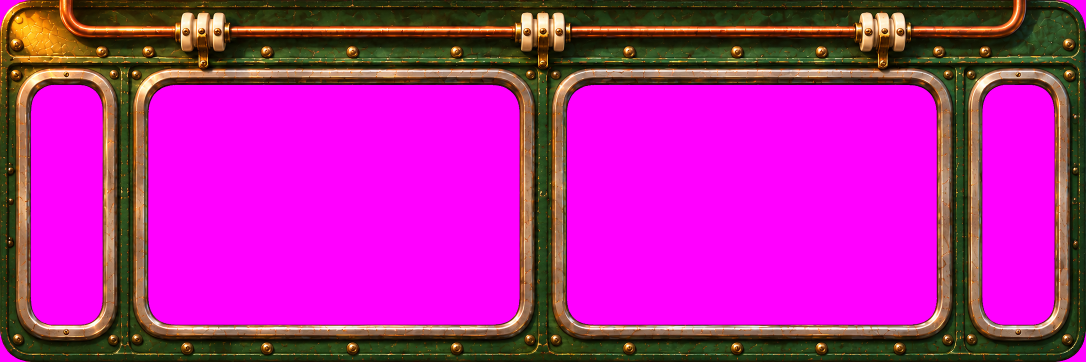
#> input picture tools/art_sources/inbox/P34_electric_cab_parts/electric_window_wall.png, 2172 x 724 px (shown at 1/2 size)
$ python cut_electric_cab.py
#> lines starting #> are read from the running program, lines starting #| are printed output that depends on the picture; after the words box and inside, x2 and y2 are one past the last pixel; in counts of white or black regions, pixels touching at a corner belong together
### tools/art_intake.py
#!/usr/bin/env python3
# -*- coding: utf-8 -*-
"""Приёмка картинок от GPT для «Лесной колеи» (Веха 9, В9.4).

Папки в tools/art_sources/:
  briefs/<пакет>/    комплект для GPT (BRIEF_RU.md, кадры-образцы, PROMPTS_FOR_GPT.txt)
  inbox/<пакет>/     сюда владелец кладёт файлы от GPT (любые имена в inbox/_unsorted/)
  accepted/<пакет>/  результат: вырезанный фон, обрезка, листы нарезаны на ячейки
  rejected/<пакет>/  что вернули и почему (reason.txt)
  reports/           отчёты приёмки и контактные листы
  art_tracker.json   статусы всех картинок

Команды:
  python tools/art_intake.py status
  python tools/art_intake.py scan [пакет]       проверить входящие, ничего не менять
  python tools/art_intake.py process [пакет]    вырезать фон, обрезать, нарезать листы, обновить трекер
  python tools/art_intake.py prompts <пакет>    собрать briefs/<пакет>/PROMPTS_FOR_GPT.txt из BRIEF_RU.md
  python tools/art_intake.py assign <файл из _unsorted> <id картинки>   положить файл под ожидаемым именем
  python tools/art_intake.py accept <id> | reject <id> "причина"
"""
import argparse
import datetime
import json
import re
import shutil
import sys
from pathlib import Path

import numpy as np
from PIL import Image, ImageDraw

HERE = Path(__file__).resolve().parent
DEFAULT_ROOT = HERE / "art_sources"
IMG_EXT = {".png", ".jpg", ".jpeg", ".webp"}
FORMATS = {"1:1": 1.0, "3:2": 1.5, "2:3": 2.0 / 3.0}
MARGIN_WARN = 0.03          # доля стороны: ближе к краю считаем «обрезано»
KEY_NEAR, KEY_FAR = 70.0, 150.0   # расстояние до цвета ключа: ниже полностью прозрачно, выше полностью видно


# ---------------------------------------------------------------- tracker
def load_tracker(root):
    p = root / "art_tracker.json"
    return json.loads(p.read_text(encoding="utf-8")) if p.exists() else {"schema": 1, "packages": {}, "assets": []}


def save_tracker(root, tr):
    (root / "art_tracker.json").write_text(json.dumps(tr, ensure_ascii=False, indent=1) + "\n", encoding="utf-8", newline="\n")


def assets_of(tr, pkg):
    return [a for a in tr["assets"] if pkg is None or a["package"] == pkg]


def packages_of(tr, pkg):
    return [pkg] if pkg else sorted({a["package"] for a in tr["assets"]})


# [5 lines left out: function pkg_dir_name, not called in this run]


# ---------------------------------------------------------------- image helpers
def load_rgba(path):
    im = Image.open(path)
#> im is the input picture: PIL image 2172x724 RGB; mean R, G, B 178.3, 34.6, 155
    im.load()
    return im.convert("RGBA")


# [39 lines left out: functions border_pixels, detect_background, not called in this run]


def key_alpha(arr, kind):
#> called with kind = 'magenta'
    rgb = arr[:, :, :3].astype(np.float32)
    if kind == "magenta":
        d = np.sqrt((rgb[:, :, 0] - 255) ** 2 + rgb[:, :, 1] ** 2 + (rgb[:, :, 2] - 255) ** 2)
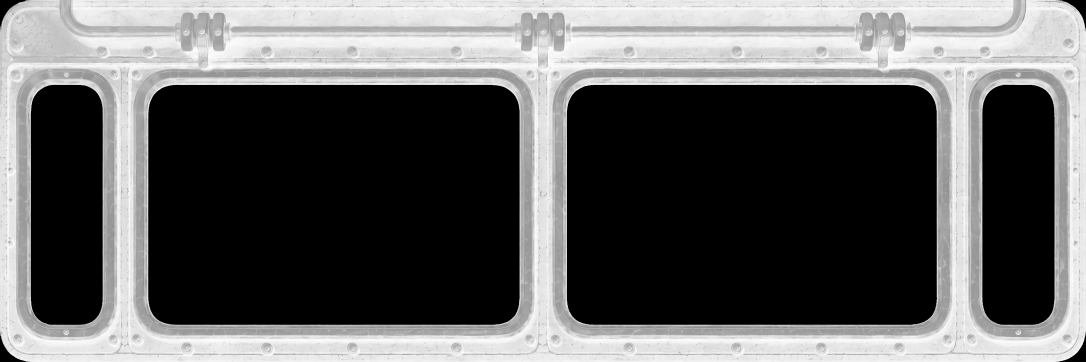
#> d: shape (724, 2172) float32 (shown at 1/2 size); min 0, max 360.9, mean 137.6; drawn with min black and max white
        a = np.clip((d - KEY_NEAR) / (KEY_FAR - KEY_NEAR), 0.0, 1.0)
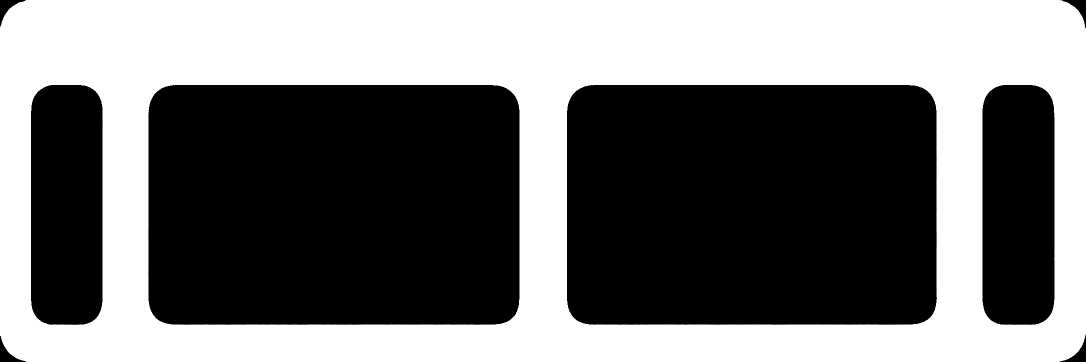
#> a: shape (724, 2172) float32 (shown at 1/2 size); min 0, max 1, mean 0.464
    elif kind == "black":
        a = np.clip(rgb.max(axis=2) / 255.0 * 1.15, 0.0, 1.0)
    else:
        a = arr[:, :, 3].astype(np.float32) / 255.0
    return a


def dilate(mask, n):
#> called with n = 3
    out = mask.copy()
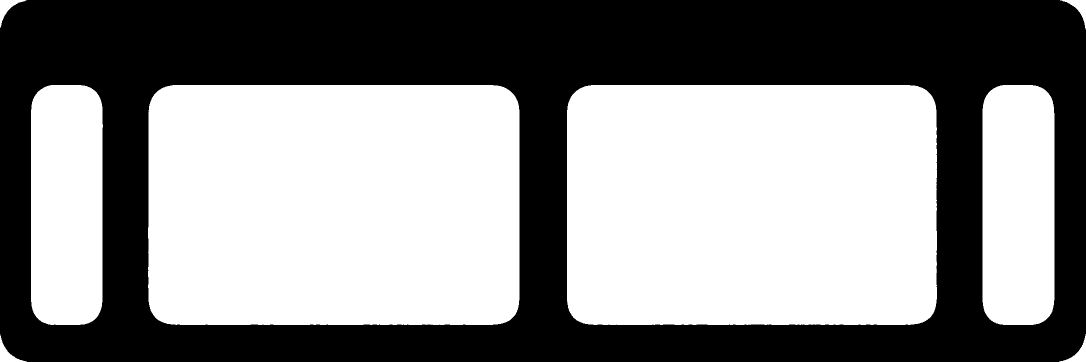
#> out: shape (724, 2172) bool (shown at 1/2 size); 53.6% white; 1 black region, box (x1, y1, x2, y2) and area: (0, 0, 2172, 724) 728946
    for _ in range(n):
        p = np.pad(out, 1, mode="edge")
        out = out | p[:-2, 1:-1] | p[2:, 1:-1] | p[1:-1, :-2] | p[1:-1, 2:]
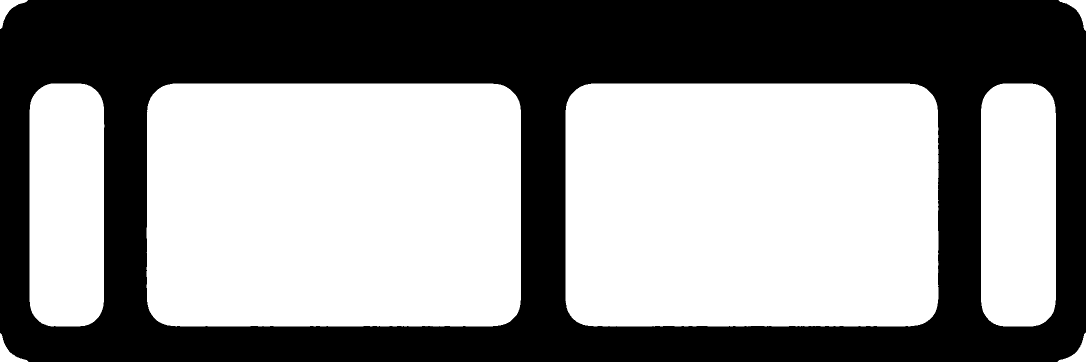
#> out: shape (724, 2172) bool (shown at 1/2 size); 55% white; 1 black region, box (x1, y1, x2, y2) and area: (0, 0, 2172, 724) 707190
    return out


def apply_key(img, kind):
    """Возвращает RGBA с вырезанным фоном. magenta: альфа по расстоянию + снятие розовой каймы; black: свет в альфу."""
    arr = np.array(img.convert("RGBA"))
    if kind in ("transparent", "other", "full-bleed"):
        return Image.fromarray(arr, "RGBA")
    a = key_alpha(arr, kind)
    rgb = arr[:, :, :3].astype(np.float32)
    if kind == "magenta":
        edge = dilate(a < 0.98, 3)
        spill = np.maximum(0.0, np.minimum(rgb[:, :, 0], rgb[:, :, 2]) - rgb[:, :, 1])
        k = np.where(edge, 0.9, 0.0)
        rgb[:, :, 0] -= spill * k
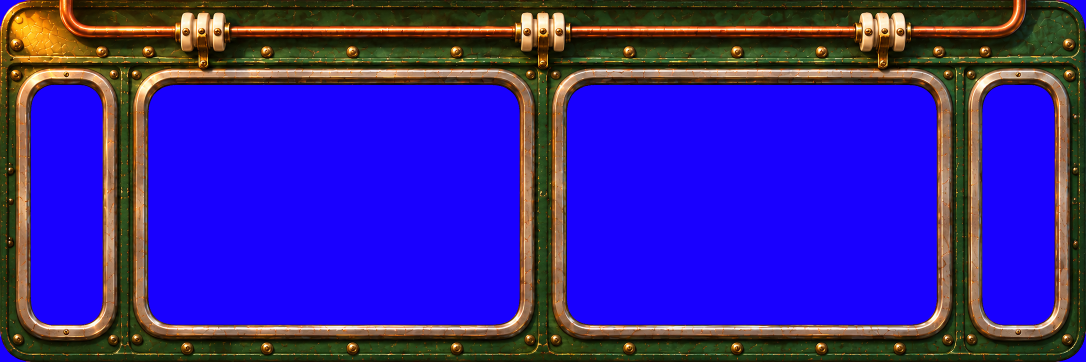
#> rgb: shape (724, 2172, 3) float32 (shown at 1/2 size); mean R, G, B 54.3, 34.6, 155.5
        rgb[:, :, 2] -= spill * k
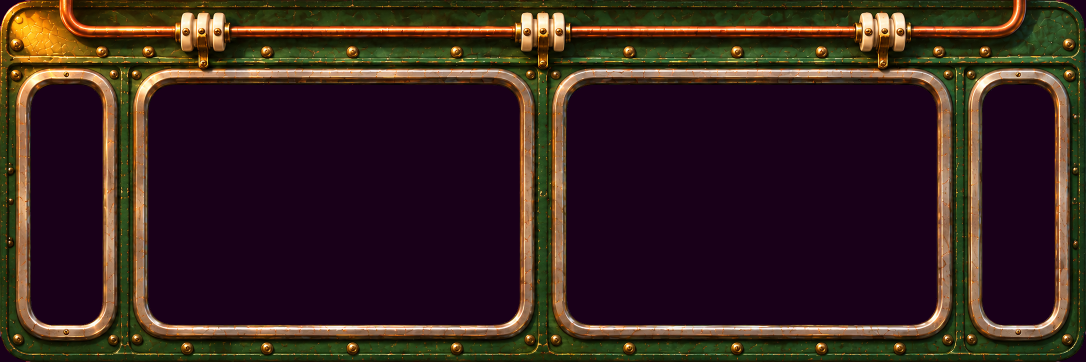
#> rgb: shape (724, 2172, 3) float32 (shown at 1/2 size); mean R, G, B 54.3, 34.6, 31.7
    else:
        safe = np.maximum(a, 1e-3)[:, :, None]
        rgb = np.clip(rgb / safe, 0, 255)
    out = np.dstack([np.clip(rgb, 0, 255), a * 255.0]).astype(np.uint8)
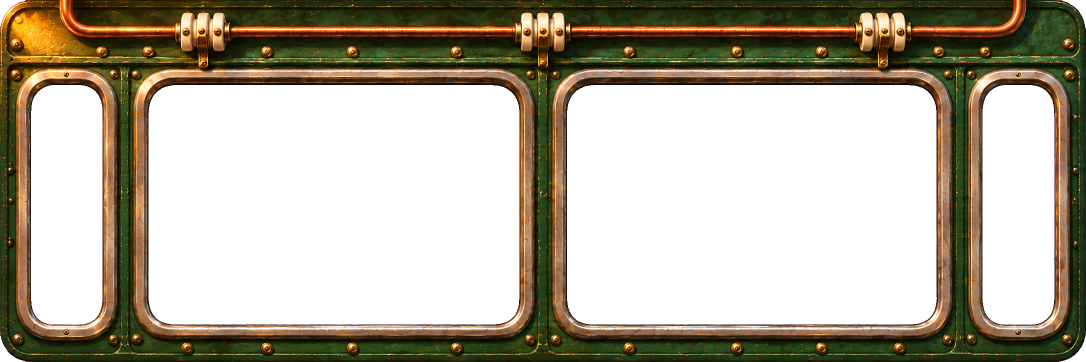
#> out: shape (724, 2172, 4) (shown at 1/2 size); mean R, G, B, A 54.8, 34.6, 31.5, 118.4; transparent parts drawn white
    return Image.fromarray(out, "RGBA")


# [329 lines left out: functions content_bbox, trim, touches_edge, seam_ratio, make_seamless, format_ok and 11 more, not called in this run]


# [2 lines that do not run on import are left out]

### tools/cut_electric_cab.py
#!/usr/bin/env python3
"""1.12: cut the GPT packs P34 (the electric cab) and P33 (its cabinet) into game pictures.

  python tools/cut_electric_cab.py

Magenta is keyed out with the intake tool (tools/art_intake.py), sheets are cut into cells and trimmed.
Pairs that change state in place (toggles, the knife switch) are cut with one common box, so the picture does not
jump when the state changes; for the toggles the centre of the brass nut is written into the manifest as the pivot.
Everything stays lossless PNG (owner's rule).
"""
import json
import sys
from pathlib import Path

import numpy as np
from PIL import Image

sys.path.insert(0, str(Path(__file__).resolve().parent))
import art_intake as ai  # noqa: E402

ROOT = Path(__file__).resolve().parents[1]
INBOX = ROOT / "tools" / "art_sources" / "inbox"
CAB = ROOT / "ForestRail" / "assets" / "art_cab" / "electric"
CABINET = ROOT / "ForestRail" / "assets" / "art_electric" / "cabinet"
manifest = {}


def keyed(path):
    return ai.apply_key(ai.load_rgba(path), "magenta")


def save(img, folder, name, extra=None):
#> called with name = 'window_wall'
    folder.mkdir(parents=True, exist_ok=True)
    img.save(folder / (name + ".png"), optimize=True)
    entry = {"size": list(img.size)}
#> entry = {'size': [2172, 724]}
    if extra:
        entry.update(extra)
    manifest[str((folder / (name + ".png")).relative_to(ROOT / "ForestRail")).replace("\\", "/")] = entry
    print(f"  {name}: {img.size[0]}x{img.size[1]}")
#|   window_wall: 2172x724


def union_box(images, pad=4):
    boxes = [ai.content_bbox(im) for im in images]
    x0 = min(b[0] for b in boxes); y0 = min(b[1] for b in boxes)
    x1 = max(b[2] for b in boxes); y1 = max(b[3] for b in boxes)
    w, h = images[0].size
    return max(0, x0 - pad), max(0, y0 - pad), min(w, x1 + pad), min(h, y1 + pad)


def nut_centre(img):
    """Centre of the brass hex nut of a toggle: brass pixels, not the cream porcelain lever."""
    a = np.array(img).astype(np.int32)
    r, g, b, al = a[:, :, 0], a[:, :, 1], a[:, :, 2], a[:, :, 3]
    brass = (al > 128) & (r > 120) & (r - b > 60) & (g > 70)
    ys, xs = np.where(brass)
    return [float(xs.mean()), float(ys.mean())]


def sheet(path, cols, rows):
    return [c for _, c in ai.cells(keyed(path), cols, rows)]


print("P34 -> " + str(CAB))
p34 = INBOX / "P34_electric_cab_parts"
save(keyed(p34 / "electric_window_wall.png"), CAB, "window_wall")
#> (the run stopped early here; a loop or call above may not have finished)
